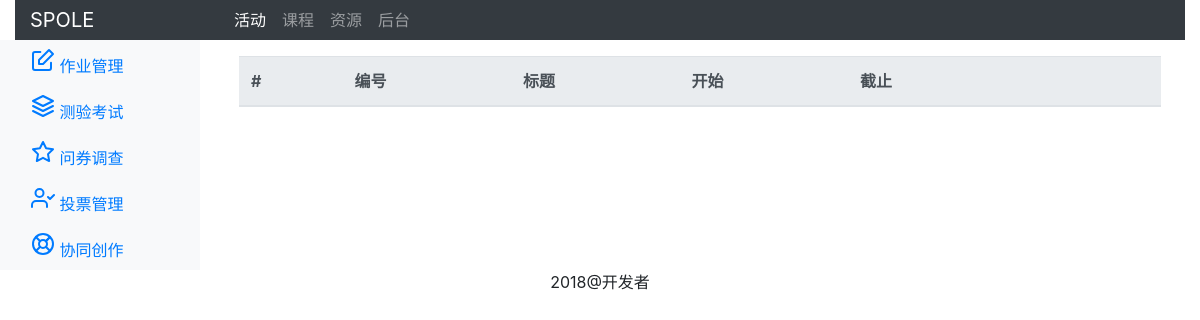
The page /tams/exam on the database as committed earlier.
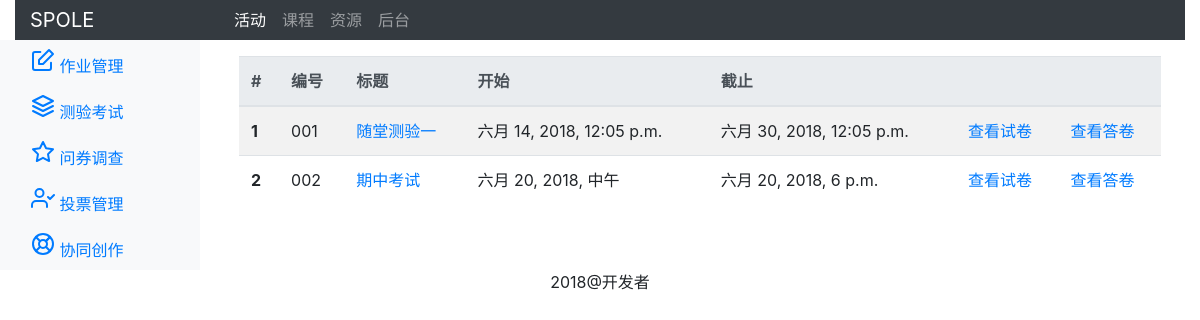
The same page on the database as committed later.
### tams/models.py (models this page shows, shortened)
class Exam(models.Model):
    code = models.CharField(max_length=300,verbose_name='代码')
    title = models.CharField(max_length=300,verbose_name='测验名称')
    description = RichTextUploadingField(blank=True,verbose_name='描述')
    begin = models.DateTimeField(verbose_name='开始时间')
    end = models.DateTimeField(verbose_name='截止时间')
    limit = models.IntegerField(verbose_name='时间限制')#整数、以分钟为单位
    pass_line = models.CharField(max_length=300,verbose_name='及格线')
    retry = models.IntegerField(verbose_name='重试次数')
    class Meta:
        verbose_name_plural = '测验'

### tams/views.py (the view)
# urls.py: path('exam',views.exam_list,name="exam"),#测验列表
def exam_list(request):
    exams = Exam.objects.all()
    return render(request, "exam_list.html",{"exams":exams})

### tams/templates/exam_list.html (shortened to what this page needs)
{% extends "base_tams.html" %}
{% block content %}
<div class="container-fluid">
<table class="table table-striped">
    <thead class="thead-light">
    <tr>
        <th scope="col">#</th>
        <th scope="col">编号</th>
        <th scope="col">标题</th>
        <th scope="col">开始</th>
        <th scope="col">截止</th>
        <th scope="col"></th>
        <th scope="col"></th>
    </tr>
    </thead>
    <tbody>
        {% for exam in exams%}
        <tr>
            <th scope="row">{{forloop.counter}}</th>
            <td>{{exam.code}}</td>
            <td><a href="{% url 'exam_show' exam_id=exam.id %}">{{exam.title}}</a></td>
            <td>{{exam.begin}}</td>
            <td>{{exam.end}}</td>
            <td><a href="{% url 'exam_paper' exam_id=exam.id %}">查看试卷</a></td>
            <td><a href="{% url 'answer_paper' exam_id=exam.id %}">查看答卷</a></td>
        </tr>
        {% endfor %}
    </tbody>
</table>
</div>
{% endblock %}

Rows that differ between the two databases and show on the page:
added Exam: code "001", title "随堂测验一", begin "六月 14, 2018, 12:05 p.m.", end "六月 30, 2018, 12:05 p.m."
added Exam: code "002", title "期中考试", begin "六月 20, 2018, 中午", end "六月 20, 2018, 6 p.m."
